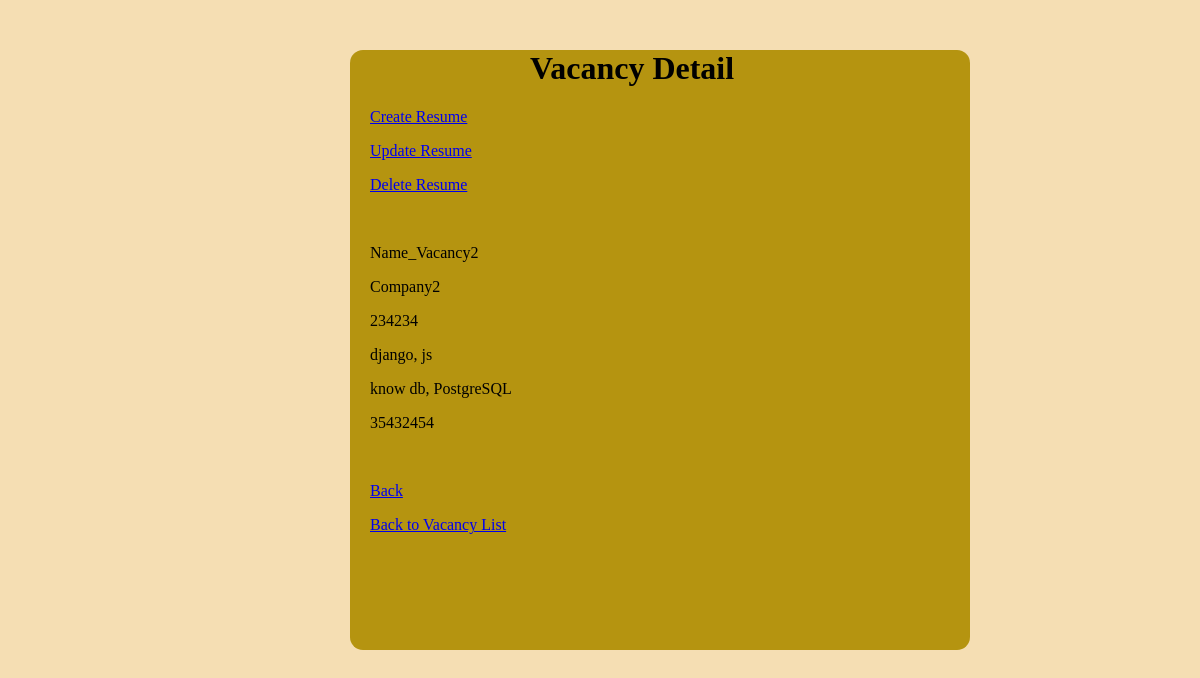
The page /vacancy-list/detail/name_vacancy2-company2/ on the database as committed earlier.
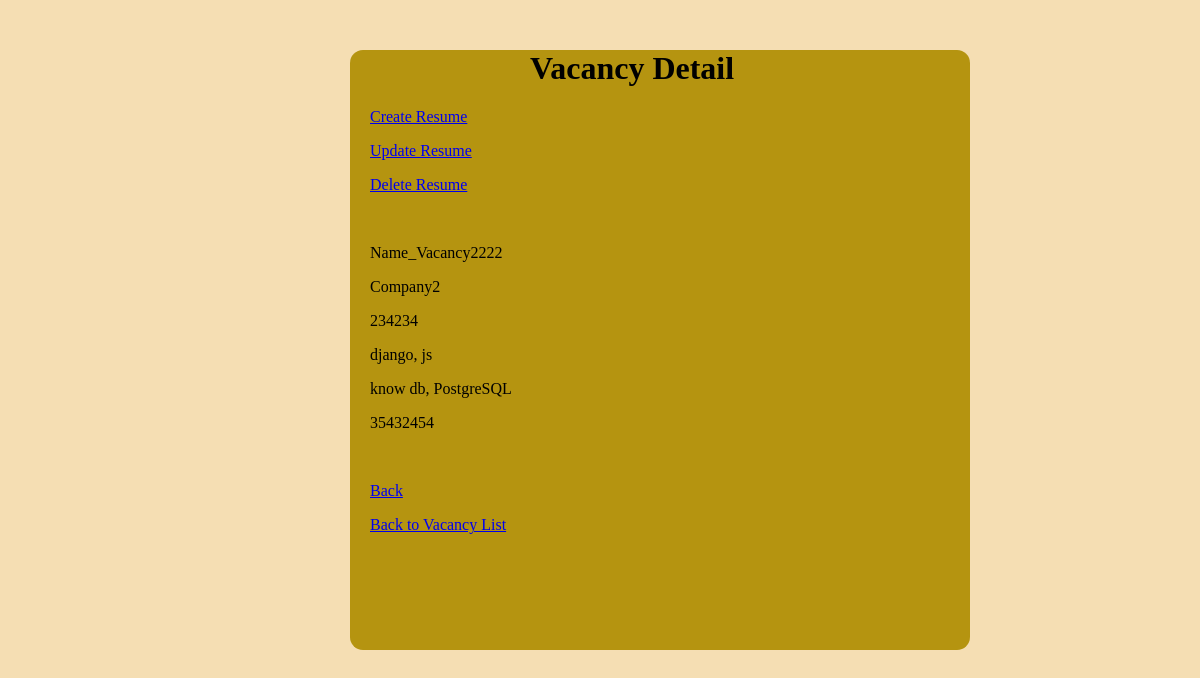
The same page on the database as committed later.
### employer_app/models.py (models this page shows, shortened)
class Vacancy(models.Model):
    name_vacancy = models.CharField(max_length=55)
    name_company = models.CharField(max_length=55)
    salary = models.PositiveIntegerField()
    required_skills = models.CharField(max_length=55)
    responsibilities = models.CharField(max_length=55)
    address = models.PositiveIntegerField()
    slug = models.SlugField(max_length=255, unique=True, blank=True)

### applicant_app/views.py (the view)
# urls.py: path('vacancy-list/detail/<slug:vacancy_slug>/', vacancy_detail_view, name='vacancy_detail'),
def vacancy_detail_view(request, vacancy_slug):
    vacancy = Vacancy.objects.get(slug=vacancy_slug)
    context = {'vacancy_slug': vacancy}
    return render(request, 'applicant_app/vacancy_detail.html', context)

### applicant_app/templates/applicant_app/vacancy_detail.html (shortened to what this page needs)
{% extends 'applicant_app/base.html' %}
{% block content %}
<div class="div_vacancy_detail">
    <h1>Vacancy Detail</h1>
    <p><a href="{% url 'create_resume' %}">Create Resume</a></p>
    <p><a href="{% url 'update_resume' vacancy_slug.pk %}">Update Resume</a></p>
    <p><a href="{% url 'delete_resume' %}">Delete Resume</a></p>
    <br>
    <p>{{ vacancy_slug.name_vacancy }}</p>
    <p>{{ vacancy_slug.name_company }}</p>
    <p>{{ vacancy_slug.salary }}</p>
    <p>{{ vacancy_slug.required_skills }}</p>
    <p>{{ vacancy_slug.responsibilities }}</p>
    <p>{{ vacancy_slug.address }}</p>
    <br>
    <p><a href="{% url 'main' %}">Back</a></p>
    <p><a href="{% url 'vacancy_list' %}">Back to Vacancy List</a></p>
</div>
{% endblock content %}

Rows that differ between the two databases and show on the page:
changed Vacancy "Company2": name_vacancy "Name_Vacancy2" → "Name_Vacancy2222"
